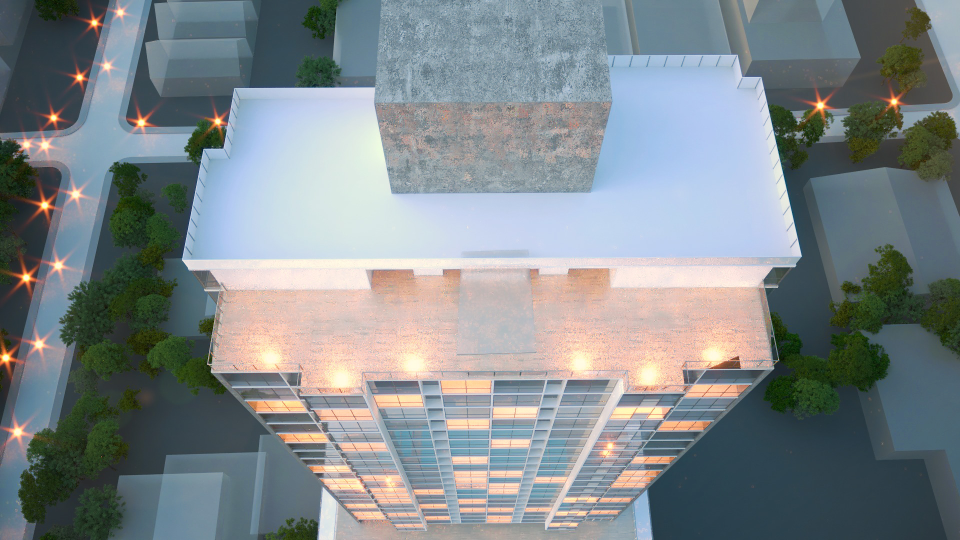
#> input picture piso1.jpg, 1920 x 1080 px (shown at 1/2 size)
$ python trial.py
#> lines starting #> are read from the running program, lines starting #| are printed output that depends on the picture
from PIL import Image

# 1. Crear imagen con pillow

image = Image.new("RGB", (128, 128))
#> image: PIL image 128x128 RGB; every value is 0
image.save("./trail2.jpeg", "JPEG", progressive=True)

# 2. Abrir imagen con pillow

with Image.open("piso1.jpg") as im:
#> im is the input picture: PIL image 1920x1080 RGB; mean R, G, B 128, 136.2, 139.5
    im.show()


# 3. abrir y achicar imagen

with Image.open("piso1.jpg") as im:
    # (width, height) = (im.width // 2, im.height // 2)
    width = 288
    height = (width * 9) // 16
    im_resized = im.resize((width, height))
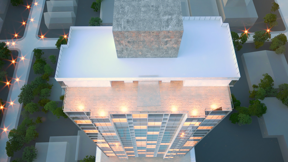
#> im_resized: PIL image 288x162 RGB; mean R, G, B 128, 136.2, 139.5
    im_resized.save("./resized_with_60_quality.jpg", "JPEG", progressive=True, quality=60)

# 4. abrir dos imagenes y ponerlas una debajo de la otra
n_img = 2
width = 1920
height = ((width * 9) // 16) * n_img

x = 0
y = 0

sprite = Image.new("RGB", (width, height))
#> sprite: PIL image 1920x2160 RGB; every value is 0
with Image.open("piso1.jpg") as im:
    sprite.paste(im, (x, y))
with Image.open("piso2.jpg") as im2:
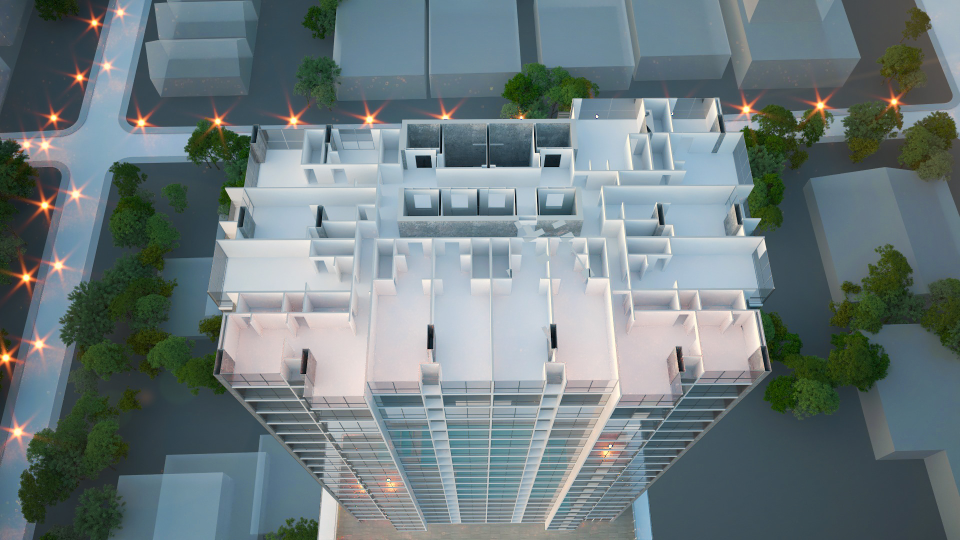
#> input picture piso2.jpg, 1920 x 1080 px (shown at 1/2 size)
#> im2 is the input picture: PIL image 1920x1080 RGB; mean R, G, B 109.2, 123, 125.8
    y = height // 2
    sprite.paste(im2, (x, y))

sprite.save("./sprite1.jpg", "JPEG")

# 5. abrir dos imagenes, achicarlas y ponerlas una debajo de la otra

n_img = 2
width = 192
height = ((width * 9) // 16) * n_img

im_width = 192
im_height = (width * 9) // 16

x = 0
y = 0

sprite = Image.new("RGB", (width, height))
#> sprite: PIL image 192x216 RGB; every value is 0
with Image.open("piso1.jpg") as im:
    resized_im = im.resize((im_width, im_height))
    sprite.paste(resized_im, (x, y))
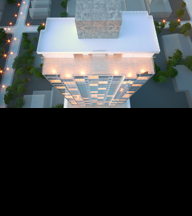
#> sprite: PIL image 192x216 RGB; mean R, G, B 64, 68.1, 69.7
with Image.open("piso2.jpg") as im2:
    y = height // 2
    resized_im = im2.resize((im_width, im_height))
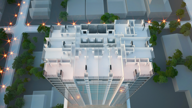
#> resized_im: PIL image 192x108 RGB; mean R, G, B 109.2, 123, 125.8
    sprite.paste(resized_im, (x, y))
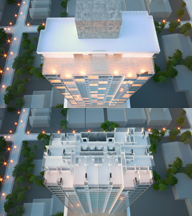
#> sprite: PIL image 192x216 RGB; mean R, G, B 118.6, 129.6, 132.7

sprite.save("./sprite4.jpg", "JPEG")

# 5. abrir n imagenes, achicarlas y ponerlas una debajo de la otra

floor_images = ["piso1.jpg", "piso2.jpg", "piso1.jpg", "piso2.jpg", "piso1.jpg"] * 5

n_img = len(floor_images)

im_width = 288
im_height = (im_width * 9) // 16

sprite_width = im_width
sprite_height = im_height * n_img

x = 0
y = 0

sprite = Image.new("RGB", (sprite_width, sprite_height))
#> sprite: PIL image 288x4050 RGB; every value is 0
for (index, image_route) in enumerate(floor_images):
    with Image.open(image_route) as im:
        y = im_height * index
        resized_im = im.resize((im_width, im_height))
        sprite.paste(resized_im, (x, y))
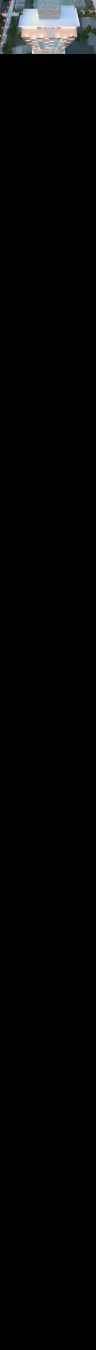
#> sprite: PIL image 288x4050 RGB (shown at 1/3 size); mean R, G, B 5.1, 5.4, 5.6

sprite.save(f"./sprite_{len(floor_images)}_pisos_{sprite_width}_width.jpg", "JPEG", quality=60, progressive=True)
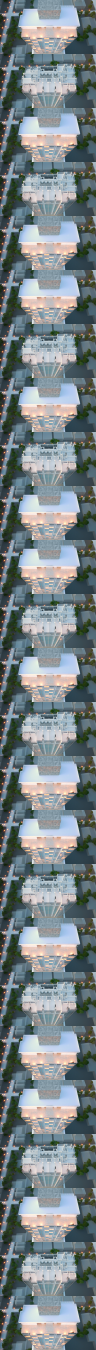
#> saved as sprite_25_pisos_288_width.jpg: PIL image 288x4050 RGB (shown at 1/3 size); mean R, G, B 120.5, 130.9, 134
